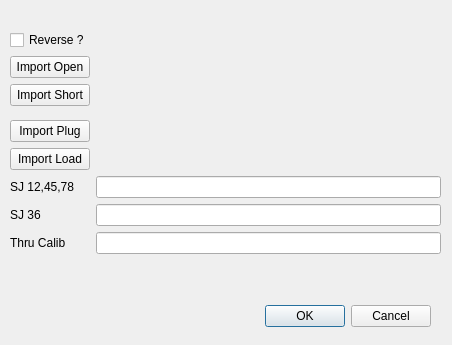
<?xml version="1.0" encoding="UTF-8"?>
<ui version="4.0">
 <class>EmbedImportDialog</class>
 <widget class="QDialog" name="EmbedImportDialog">
  <property name="geometry">
   <rect>
    <x>0</x>
    <y>0</y>
    <width>452</width>
    <height>345</height>
   </rect>
  </property>
  <property name="windowTitle">
   <string>Import Embedding SNPs</string>
  </property>
  <widget class="QDialogButtonBox" name="buttonBox">
   <property name="geometry">
    <rect>
     <x>30</x>
     <y>300</y>
     <width>401</width>
     <height>32</height>
    </rect>
   </property>
   <property name="orientation">
    <enum>Qt::Horizontal</enum>
   </property>
   <property name="standardButtons">
    <set>QDialogButtonBox::Cancel|QDialogButtonBox::Ok</set>
   </property>
  </widget>
  <widget class="QWidget" name="formLayoutWidget">
   <property name="geometry">
    <rect>
     <x>10</x>
     <y>30</y>
     <width>431</width>
     <height>83</height>
    </rect>
   </property>
   <layout class="QFormLayout" name="formLayout">
    <item row="1" column="0">
     <widget class="QPushButton" name="openBtn">
      <property name="text">
       <string>Import Open</string>
      </property>
     </widget>
    </item>
    <item row="2" column="0">
     <widget class="QPushButton" name="shortBtn">
      <property name="text">
       <string>Import Short</string>
      </property>
     </widget>
    </item>
    <item row="0" column="0" colspan="2">
     <widget class="QCheckBox" name="revBox">
      <property name="text">
       <string>Reverse ?</string>
      </property>
     </widget>
    </item>
    <item row="2" column="1">
     <widget class="QLabel" name="shortLabel">
      <property name="text">
       <string/>
      </property>
     </widget>
    </item>
    <item row="1" column="1">
     <widget class="QLabel" name="openLabel">
      <property name="text">
       <string/>
      </property>
     </widget>
    </item>
   </layout>
  </widget>
  <widget class="QWidget" name="formLayoutWidget_2">
   <property name="geometry">
    <rect>
     <x>10</x>
     <y>120</y>
     <width>431</width>
     <height>180</height>
    </rect>
   </property>
   <layout class="QFormLayout" name="formLayout_2">
    <item row="1" column="0">
     <widget class="QPushButton" name="loadBtn">
      <property name="text">
       <string>Import Load</string>
      </property>
     </widget>
    </item>
    <item row="1" column="1">
     <widget class="QLabel" name="loadLabel">
      <property name="text">
       <string/>
      </property>
     </widget>
    </item>
    <item row="2" column="0">
     <widget class="QLabel" name="sJ124578Label">
      <property name="text">
       <string>SJ 12,45,78</string>
      </property>
     </widget>
    </item>
    <item row="2" column="1">
     <widget class="QLineEdit" name="sJ12LineEdit"/>
    </item>
    <item row="3" column="0">
     <widget class="QLabel" name="sJ36Label">
      <property name="text">
       <string>SJ 36</string>
      </property>
     </widget>
    </item>
    <item row="3" column="1">
     <widget class="QLineEdit" name="sJ36LineEdit"/>
    </item>
    <item row="4" column="0">
     <widget class="QLabel" name="thruCalibLabel">
      <property name="text">
       <string>Thru Calib</string>
      </property>
     </widget>
    </item>
    <item row="4" column="1">
     <widget class="QLineEdit" name="thruCalibLineEdit"/>
    </item>
    <item row="0" column="0">
     <widget class="QPushButton" name="plugBtn">
      <property name="text">
       <string>Import Plug</string>
      </property>
     </widget>
    </item>
    <item row="0" column="1">
     <widget class="QLabel" name="plugLabel">
      <property name="text">
       <string/>
      </property>
     </widget>
    </item>
   </layout>
  </widget>
 </widget>
 <resources/>
 <connections>
  <connection>
   <sender>buttonBox</sender>
   <signal>accepted()</signal>
   <receiver>EmbedImportDialog</receiver>
   <slot>accept()</slot>
   <hints>
    <hint type="sourcelabel">
     <x>248</x>
     <y>254</y>
    </hint>
    <hint type="destinationlabel">
     <x>157</x>
     <y>274</y>
    </hint>
   </hints>
  </connection>
  <connection>
   <sender>buttonBox</sender>
   <signal>rejected()</signal>
   <receiver>EmbedImportDialog</receiver>
   <slot>reject()</slot>
   <hints>
    <hint type="sourcelabel">
     <x>316</x>
     <y>260</y>
    </hint>
    <hint type="destinationlabel">
     <x>286</x>
     <y>274</y>
    </hint>
   </hints>
  </connection>
 </connections>
</ui>
